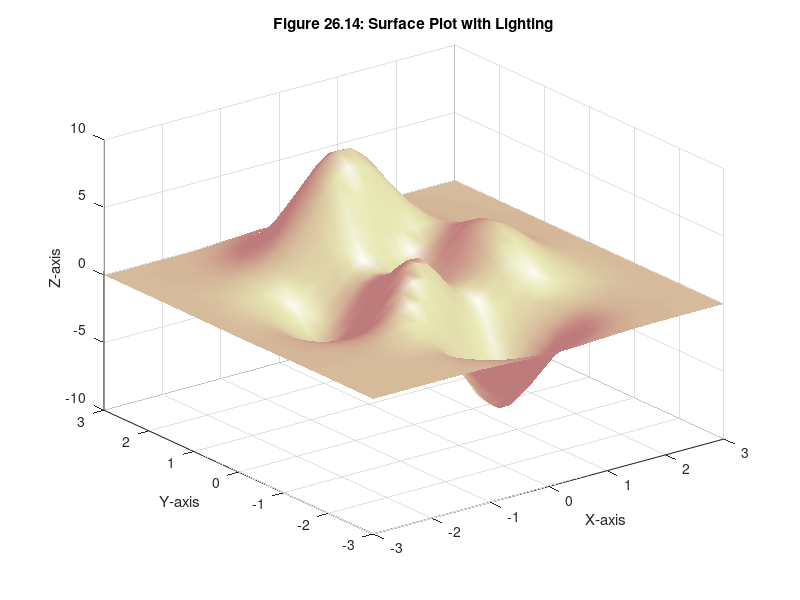

Write MATLAB code to recreate this figure.
[X,Y,Z] = peaks(30);
surfl(X,Y,Z)    % surf plot with lighting
shading interp  % surfl plots look best with interp shading
colormap pink   % they also look better with shades of a single color
xlabel('X-axis'), ylabel('Y-axis'), zlabel('Z-axis')
title('Figure 26.14: Surface Plot with Lighting')
